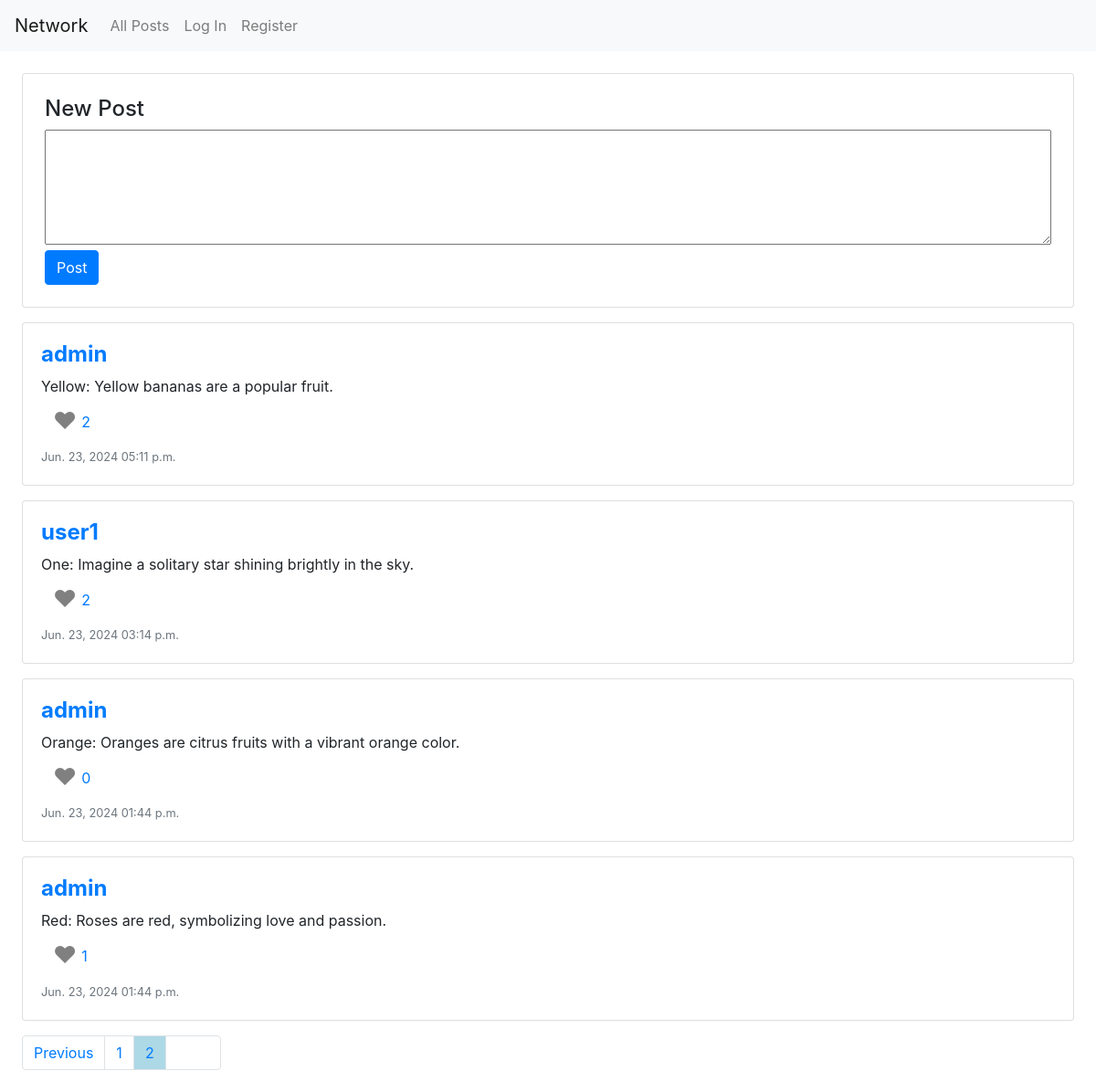
Screenshot of /?page=2 with the database file from the repository.
### network/models.py (models this page shows, shortened)
class Post(models.Model):
    user = models.ForeignKey(User, on_delete=models.CASCADE)
    content = models.TextField()
    created_at = models.DateTimeField(auto_now_add=True)
    def number_of_like(self):
        total_like = 0
        for like in self.likes.all():
            total_like += 1
        return total_like
    def user_like(self, user_id):
        for like in self.likes.all():
            if like.user.id == user_id:
                return True
        return False

class User(AbstractUser):
    pass

class Like(models.Model):
    user = models.ForeignKey(User, on_delete=models.CASCADE)
    post = models.ForeignKey(Post, related_name="likes", on_delete=models.CASCADE)

### network/views.py (the view, shortened to what this page needs)
# urls.py: path("", views.index, name="index"),
def index(request):
        all_posts = Post.objects.all().order_by('-created_at')
        form = PostForm()
        for post in all_posts:
            post.is_liked = post.user_like(request.user.id)
        paginator = Paginator(all_posts, 10) # Show 10 post per page.
        page_number = request.GET.get('page')
        page_obj = paginator.get_page(page_number)
        return render(request, "network/index.html", {"page_obj": page_obj, "form":form})

### network/views.py
class PostForm(forms.ModelForm):
    class Meta:
        model = Post
        fields = ['content']
        widgets = {
            'content': forms.Textarea(attrs={'rows': 5})
        }

### network/templates/network/index.html (shortened to what this page needs)
{% extends "network/layout.html" %}
{% load static %}
{% block body %}
<div class="m-4">
    <form method="post" action="{% url 'index'%}">
        <div class="card">
            <div class="card-box p-4">
                <div class="row">
                    <div class="col-sm-12">
                        <h4>New Post</h4>
                    </div>
                    <div class="col-sm-12">
                        {{ form.content}}
                    </div>
                </div>
                <div>
                    <button type="submit" class="btn btn-primary">Post</button>
                </div>
            </div>
        </div>
    </form>
    {% for element in page_obj %}
    <div class="card mt-3">
        <div class="card-body">
            <div class="row">
                <div class="col-sm-12">
                    <h4><a href="{% url 'profile' element.user.id%}"><strong>{{element.user.username}}</strong></a></h4>
                </div>
                {% if user.id == element.user.id %}
                <div class="col-sm-12 form-content" data-id="{{element.id}}">
                    <div class="show-content">
                        <div>{{element.content}}</div>
                        <button class="btn btn-sm btn-outline-primary">Edit</button>
                    </div>
                    <div class="edit-content">
                        <textarea class="form-control" data-id="{{element.id}}">{{element.content}}</textarea>
                        <div><button class="btn btn-sm btn-outline-primary">Save</button></div>
                    </div>
                </div>
                {% else %}
                <div class="col-sm-12">
                    <div>
                        <div>{{element.content}}</div>
                    </div>
                </div>
                {% endif %}
                {% if user.id != element.user.id %}
                <div class="like-number col-sm-12">
                    <button class="btn btn-link" data-id="{{element.id}}">
                        {%if element.is_liked%}
                        <span class="heart-like" style="font-size: 1.6em; color: red">&#9829;</span>
                        {%else%}
                        <span class="heart-like" style="font-size: 1.6em; color: gray">&#9829;</span>
                        {%endif%}
                        <span class="number-like"
                            style="position: absolute; padding: 8px 5px;">{{element.number_of_like}}</span>
                    </button>
                </div>
                {% endif %}
                <div class="col-sm-12"><small class="text-muted">{{element.created_at|date:"M. d, Y h:i a"}}</small>
                </div>
            </div>
        </div>
    </div>
{% endfor %}
<nav class="mt-3">
    <ul class="pagination">
        {% if page_obj.has_previous %}
        <li class="page-item"><a class="page-link" href="?page={{ page_obj.previous_page_number }}">Previous</a></li>
        {% else %}
        <li class="page-item" style="width: 85px"><span class="page-link h-100"></span></li>
        {% endif %}
        {% for i in ''|ljust:page_obj.paginator.num_pages %}
        {% if page_obj.number == forloop.counter%}
        <li class="page-item"><a class="page-link" style="background-color: lightblue;"
                href="?page={{ forloop.counter }}">{{forloop.counter}}</a></li>
        {% else %}
        <li class="page-item"><a class="page-link" href="?page={{ forloop.counter }}">{{forloop.counter}}</a></li>
        {% endif %}
        {% endfor %}
        {% if page_obj.has_next %}
        <li class="page-item"><a class="page-link" href="?page={{ page_obj.next_page_number }}">Next</a></li>
        {% else %}
        <li class="page-item" style="width: 60px;"><span class="page-link h-100"></span></li>
        {% endif %}
    </ul>
</nav>
{% endblock %}

### network/static/network/styles.css (style rules this page uses)
#id_content { width: 100%; }

### rows the page displays
Post: user.username "admin", content "Yellow: Yellow bananas are a popular fruit.", number_of_like "2", created_at "Jun. 23, 2024 05:11 p.m."
Post: user.username "user1", content "One: Imagine a solitary star shining brightly in the sky.", number_of_like "2", created_at "Jun. 23, 2024 03:14 p.m."
Post: user.username "admin", content "Orange: Oranges are citrus fruits with a vibrant orange color.", number_of_like "0", created_at "Jun. 23, 2024 01:44 p.m."
Post: user.username "admin", content "Red: Roses are red, symbolizing love and passion.", number_of_like "1", created_at "Jun. 23, 2024 01:44 p.m."
